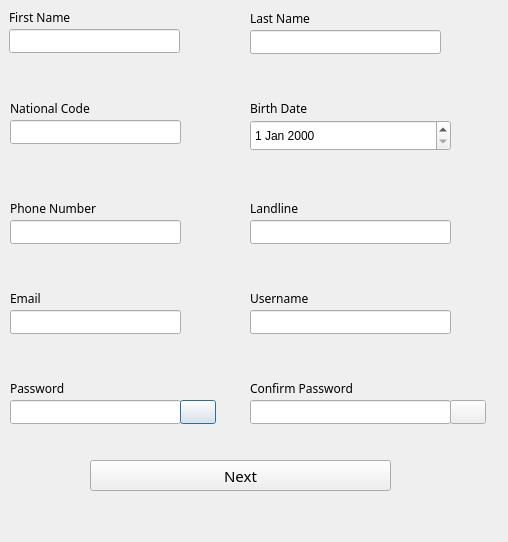
<?xml version="1.0" encoding="UTF-8"?>
<ui version="4.0">
 <class>Signin</class>
 <widget class="QDialog" name="Signin">
  <property name="geometry">
   <rect>
    <x>0</x>
    <y>0</y>
    <width>508</width>
    <height>542</height>
   </rect>
  </property>
  <property name="windowTitle">
   <string>Sign Up</string>
  </property>
  <widget class="QLabel" name="label_2">
   <property name="geometry">
    <rect>
     <x>9</x>
     <y>9</y>
     <width>553</width>
     <height>16</height>
    </rect>
   </property>
   <property name="font">
    <font>
     <family>Century Gothic</family>
    </font>
   </property>
   <property name="text">
    <string>First Name</string>
   </property>
  </widget>
  <widget class="QLineEdit" name="FirstName">
   <property name="geometry">
    <rect>
     <x>9</x>
     <y>29</y>
     <width>171</width>
     <height>24</height>
    </rect>
   </property>
   <property name="placeholderText">
    <string/>
   </property>
  </widget>
  <widget class="QLabel" name="label_11">
   <property name="geometry">
    <rect>
     <x>10</x>
     <y>60</y>
     <width>553</width>
     <height>16</height>
    </rect>
   </property>
   <property name="text">
    <string/>
   </property>
  </widget>
  <widget class="QLabel" name="label">
   <property name="geometry">
    <rect>
     <x>250</x>
     <y>10</y>
     <width>553</width>
     <height>16</height>
    </rect>
   </property>
   <property name="font">
    <font>
     <family>Century Gothic</family>
    </font>
   </property>
   <property name="text">
    <string>Last Name</string>
   </property>
  </widget>
  <widget class="QLineEdit" name="LastName">
   <property name="geometry">
    <rect>
     <x>250</x>
     <y>30</y>
     <width>191</width>
     <height>24</height>
    </rect>
   </property>
  </widget>
  <widget class="QLabel" name="label_12">
   <property name="geometry">
    <rect>
     <x>250</x>
     <y>60</y>
     <width>553</width>
     <height>16</height>
    </rect>
   </property>
   <property name="text">
    <string/>
   </property>
  </widget>
  <widget class="QLabel" name="label_3">
   <property name="geometry">
    <rect>
     <x>10</x>
     <y>100</y>
     <width>553</width>
     <height>16</height>
    </rect>
   </property>
   <property name="font">
    <font>
     <family>Century Gothic</family>
    </font>
   </property>
   <property name="text">
    <string>National Code</string>
   </property>
  </widget>
  <widget class="QLineEdit" name="NationalCode">
   <property name="geometry">
    <rect>
     <x>10</x>
     <y>120</y>
     <width>171</width>
     <height>24</height>
    </rect>
   </property>
  </widget>
  <widget class="QLabel" name="label_13">
   <property name="geometry">
    <rect>
     <x>10</x>
     <y>150</y>
     <width>553</width>
     <height>16</height>
    </rect>
   </property>
   <property name="text">
    <string/>
   </property>
  </widget>
  <widget class="QLabel" name="label_4">
   <property name="geometry">
    <rect>
     <x>250</x>
     <y>100</y>
     <width>553</width>
     <height>16</height>
    </rect>
   </property>
   <property name="font">
    <font>
     <family>Century Gothic</family>
    </font>
   </property>
   <property name="text">
    <string>Birth Date</string>
   </property>
  </widget>
  <widget class="QDateEdit" name="BirthDate">
   <property name="geometry">
    <rect>
     <x>250</x>
     <y>120</y>
     <width>201</width>
     <height>31</height>
    </rect>
   </property>
   <property name="cursor">
    <cursorShape>PointingHandCursor</cursorShape>
   </property>
   <property name="inputMethodHints">
    <set>Qt::ImhPreferNumbers|Qt::ImhSensitiveData</set>
   </property>
  </widget>
  <widget class="QLabel" name="label_14">
   <property name="geometry">
    <rect>
     <x>250</x>
     <y>160</y>
     <width>553</width>
     <height>16</height>
    </rect>
   </property>
   <property name="text">
    <string/>
   </property>
  </widget>
  <widget class="QLabel" name="label_5">
   <property name="geometry">
    <rect>
     <x>10</x>
     <y>200</y>
     <width>553</width>
     <height>16</height>
    </rect>
   </property>
   <property name="font">
    <font>
     <family>Century Gothic</family>
    </font>
   </property>
   <property name="text">
    <string>Phone Number </string>
   </property>
  </widget>
  <widget class="QLineEdit" name="PhoneNumber">
   <property name="geometry">
    <rect>
     <x>10</x>
     <y>220</y>
     <width>171</width>
     <height>24</height>
    </rect>
   </property>
   <property name="inputMethodHints">
    <set>Qt::ImhFormattedNumbersOnly|Qt::ImhPreferNumbers</set>
   </property>
  </widget>
  <widget class="QLabel" name="label_15">
   <property name="geometry">
    <rect>
     <x>10</x>
     <y>270</y>
     <width>553</width>
     <height>16</height>
    </rect>
   </property>
   <property name="text">
    <string/>
   </property>
  </widget>
  <widget class="QLabel" name="label_6">
   <property name="geometry">
    <rect>
     <x>250</x>
     <y>200</y>
     <width>553</width>
     <height>16</height>
    </rect>
   </property>
   <property name="font">
    <font>
     <family>Century Gothic</family>
    </font>
   </property>
   <property name="text">
    <string>Landline</string>
   </property>
  </widget>
  <widget class="QLineEdit" name="Landline">
   <property name="geometry">
    <rect>
     <x>250</x>
     <y>220</y>
     <width>201</width>
     <height>24</height>
    </rect>
   </property>
  </widget>
  <widget class="QLabel" name="label_16">
   <property name="geometry">
    <rect>
     <x>250</x>
     <y>250</y>
     <width>553</width>
     <height>16</height>
    </rect>
   </property>
   <property name="text">
    <string/>
   </property>
  </widget>
  <widget class="QLabel" name="label_7">
   <property name="geometry">
    <rect>
     <x>250</x>
     <y>290</y>
     <width>553</width>
     <height>16</height>
    </rect>
   </property>
   <property name="font">
    <font>
     <family>Century Gothic</family>
    </font>
   </property>
   <property name="text">
    <string>Username</string>
   </property>
  </widget>
  <widget class="QLineEdit" name="Username">
   <property name="geometry">
    <rect>
     <x>250</x>
     <y>310</y>
     <width>201</width>
     <height>24</height>
    </rect>
   </property>
  </widget>
  <widget class="QLabel" name="label_17">
   <property name="geometry">
    <rect>
     <x>250</x>
     <y>340</y>
     <width>251</width>
     <height>20</height>
    </rect>
   </property>
   <property name="text">
    <string/>
   </property>
  </widget>
  <widget class="QLabel" name="label_8">
   <property name="geometry">
    <rect>
     <x>10</x>
     <y>380</y>
     <width>553</width>
     <height>16</height>
    </rect>
   </property>
   <property name="font">
    <font>
     <family>Century Gothic</family>
    </font>
   </property>
   <property name="text">
    <string>Password</string>
   </property>
  </widget>
  <widget class="QLineEdit" name="Password">
   <property name="geometry">
    <rect>
     <x>10</x>
     <y>400</y>
     <width>171</width>
     <height>24</height>
    </rect>
   </property>
   <property name="cursor">
    <cursorShape>IBeamCursor</cursorShape>
   </property>
   <property name="echoMode">
    <enum>QLineEdit::Password</enum>
   </property>
   <property name="dragEnabled">
    <bool>false</bool>
   </property>
  </widget>
  <widget class="QPushButton" name="hideshowPass">
   <property name="geometry">
    <rect>
     <x>180</x>
     <y>400</y>
     <width>36</width>
     <height>24</height>
    </rect>
   </property>
   <property name="sizePolicy">
    <sizepolicy hsizetype="Minimum" vsizetype="Minimum">
     <horstretch>0</horstretch>
     <verstretch>0</verstretch>
    </sizepolicy>
   </property>
   <property name="text">
    <string/>
   </property>
  </widget>
  <widget class="QLabel" name="label_18">
   <property name="geometry">
    <rect>
     <x>10</x>
     <y>430</y>
     <width>111</width>
     <height>21</height>
    </rect>
   </property>
   <property name="palette">
    <palette>
     <active>
      <colorrole role="BrightText">
       <brush brushstyle="SolidPattern">
        <color alpha="255">
         <red>255</red>
         <green>48</green>
         <blue>21</blue>
        </color>
       </brush>
      </colorrole>
     </active>
     <inactive>
      <colorrole role="BrightText">
       <brush brushstyle="SolidPattern">
        <color alpha="255">
         <red>255</red>
         <green>51</green>
         <blue>51</blue>
        </color>
       </brush>
      </colorrole>
     </inactive>
     <disabled>
      <colorrole role="BrightText">
       <brush brushstyle="SolidPattern">
        <color alpha="255">
         <red>255</red>
         <green>48</green>
         <blue>21</blue>
        </color>
       </brush>
      </colorrole>
     </disabled>
    </palette>
   </property>
   <property name="text">
    <string/>
   </property>
  </widget>
  <widget class="QLabel" name="label_10">
   <property name="geometry">
    <rect>
     <x>250</x>
     <y>380</y>
     <width>553</width>
     <height>16</height>
    </rect>
   </property>
   <property name="font">
    <font>
     <family>Century Gothic</family>
    </font>
   </property>
   <property name="text">
    <string>Confirm Password</string>
   </property>
  </widget>
  <widget class="QLineEdit" name="confirm">
   <property name="geometry">
    <rect>
     <x>250</x>
     <y>400</y>
     <width>201</width>
     <height>24</height>
    </rect>
   </property>
   <property name="echoMode">
    <enum>QLineEdit::Password</enum>
   </property>
  </widget>
  <widget class="QPushButton" name="hideshowPass_2">
   <property name="geometry">
    <rect>
     <x>450</x>
     <y>400</y>
     <width>36</width>
     <height>24</height>
    </rect>
   </property>
   <property name="text">
    <string/>
   </property>
  </widget>
  <widget class="QLabel" name="label_9">
   <property name="geometry">
    <rect>
     <x>10</x>
     <y>290</y>
     <width>553</width>
     <height>16</height>
    </rect>
   </property>
   <property name="font">
    <font>
     <family>Century Gothic</family>
    </font>
   </property>
   <property name="text">
    <string>Email</string>
   </property>
  </widget>
  <widget class="QLineEdit" name="Email">
   <property name="geometry">
    <rect>
     <x>10</x>
     <y>310</y>
     <width>171</width>
     <height>24</height>
    </rect>
   </property>
  </widget>
  <widget class="QPushButton" name="nextBtn">
   <property name="geometry">
    <rect>
     <x>90</x>
     <y>460</y>
     <width>301</width>
     <height>31</height>
    </rect>
   </property>
   <property name="font">
    <font>
     <family>Andalus</family>
     <pointsize>11</pointsize>
     <bold>false</bold>
     <strikeout>false</strikeout>
     <stylestrategy>PreferDefault</stylestrategy>
    </font>
   </property>
   <property name="cursor">
    <cursorShape>PointingHandCursor</cursorShape>
   </property>
   <property name="mouseTracking">
    <bool>true</bool>
   </property>
   <property name="text">
    <string>Next</string>
   </property>
  </widget>
  <widget class="QLabel" name="label_20">
   <property name="geometry">
    <rect>
     <x>10</x>
     <y>340</y>
     <width>61</width>
     <height>16</height>
    </rect>
   </property>
   <property name="text">
    <string/>
   </property>
  </widget>
  <widget class="QLabel" name="label_19">
   <property name="geometry">
    <rect>
     <x>250</x>
     <y>430</y>
     <width>81</width>
     <height>16</height>
    </rect>
   </property>
   <property name="text">
    <string/>
   </property>
  </widget>
 </widget>
 <resources/>
 <connections/>
</ui>
